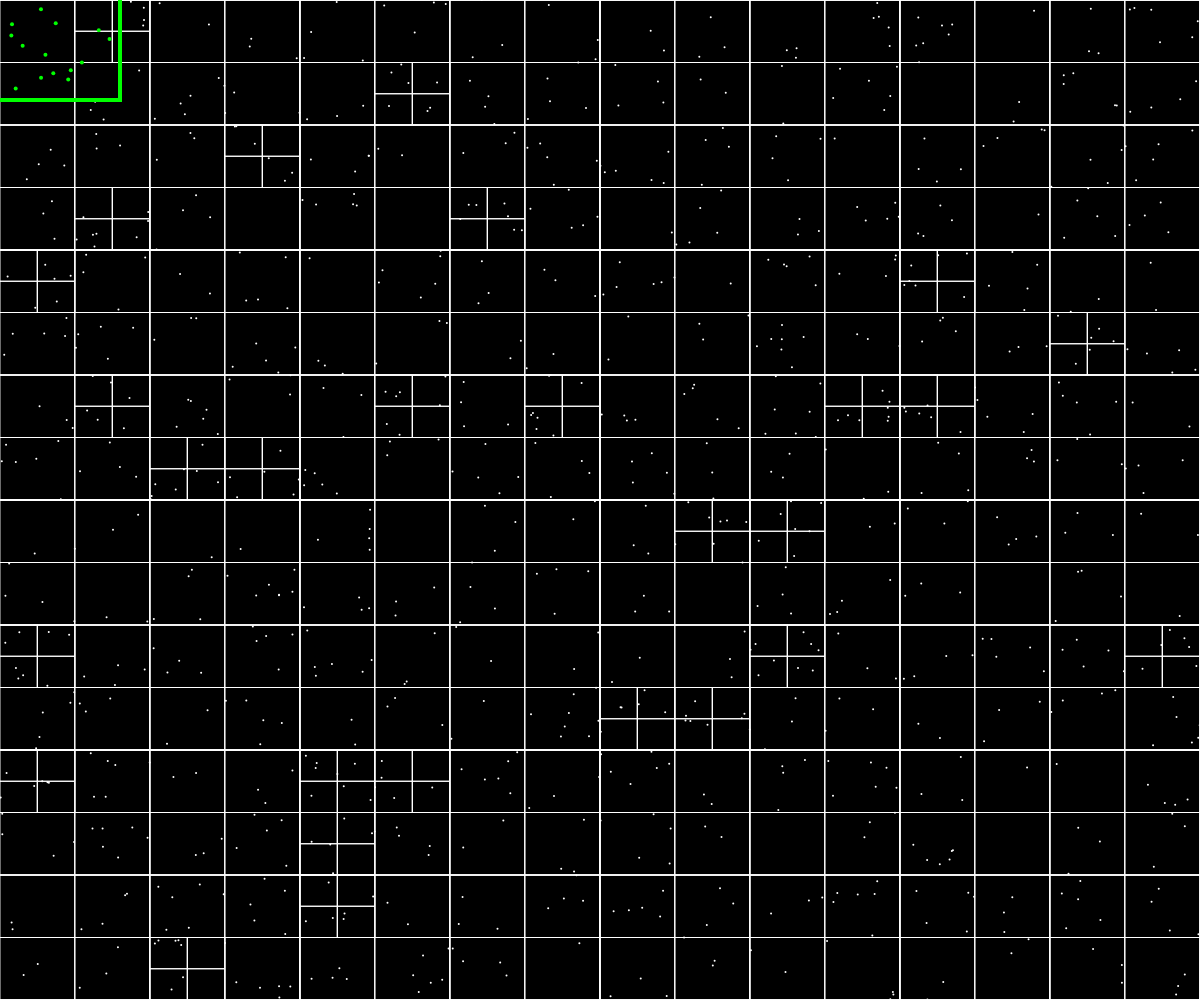
Frame 1 (no input)
Frame 60 (no input): identical to frame 1, image omitted
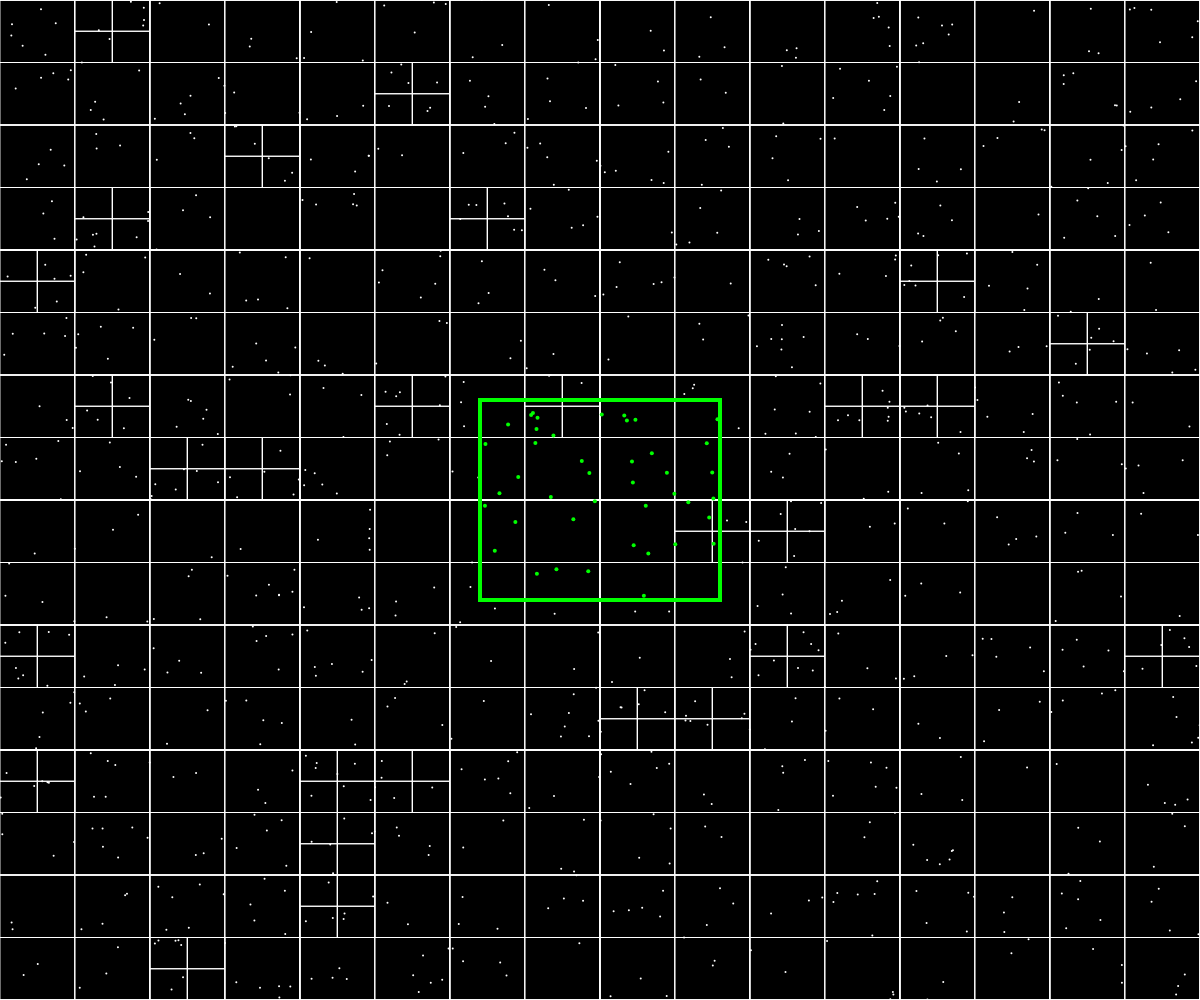
Frame 120 (the mouse pressed at the canvas centre since frame 60)

The p5.js sketch that drew these frames (run headless with seeded random() and noise() and a simulated clock; from frame 60 on, the mouse is pressed at the canvas centre):

// p5.js sketch
// ── sketch.js
let quadtree;
const showTree = true;

function setup() {
  createCanvas(windowWidth, windowHeight);
  quadtree = new QuadTree(
    new Rectangle(width / 2, height / 2, width / 2, height / 2),
    4,
  );

  for (let i = 0; i < 1000; i++) {
    const point = { x: random(width), y: random(height) };
    quadtree.insert(point);
  }
}

function draw() {
  background(0);

  if (showTree) {
    quadtree.show();
  } else {
    for (const p of quadtree.all()) {
      strokeWeight(2);
      stroke(255);
      point(p.x, p.y);
    }
  }

  noFill();
  strokeWeight(4);
  stroke(0, 255, 0);
  rectMode(CENTER);
  const range = new Rectangle(mouseX, mouseY, width / 10, height / 10);
  if (mouseX < width && mouseY < height) {
    rect(range.x, range.y, range.w * 2, range.h * 2);
    const points = quadtree.query(range);
    for (const p of points) {
      point(p.x, p.y);
    }
  }
}

// ── quadtree.js
class Entity {
  constructor(x, y) {
    this.x = x;
    this.y = y;
  }
}

class Area {
  constructor(x, y, w, h) {
    this.x = x;
    this.y = y;
    this.w = w;
    this.h = h;
  }
}

class Circle extends Area {
  constructor(x, y, r) {
    super(x, y, null, null);
    this.r = r;
  }
}

class Rectangle extends Area {
  contains(entity) {
    const inLeft = entity.x >= this.x - this.w;
    const inRight = entity.x < this.x + this.w;
    const inTop = entity.y >= this.y - this.h;
    const inBottom = entity.y < this.y + this.h;
    return inLeft && inRight && inTop && inBottom;
  }

  intersects(area) {
    const inLeft = area.x - area.w > this.x + this.w;
    const inRight = area.x + area.w < this.x - this.w;
    const inTop = area.y - area.h > this.y + this.h;
    const inBottom = area.y + area.h < this.y - this.h;
    return !(inLeft || inRight || inTop || inBottom);
  }
}

class QuadTree {
  constructor(boundary, capacity) {
    this.boundary = boundary;
    this.capacity = capacity;
    this.entities = [];
    this.divided = false;
  }

  subdivide() {
    const { x, y, w, h } = this.boundary;
    const left = x - w / 2;
    const right = x + w / 2;
    const top = y - h / 2;
    const bottom = y + h / 2;
    this.northeast = new QuadTree(
      new this.boundary.constructor(right, top, w / 2, h / 2),
      this.capacity,
    );
    this.northwest = new QuadTree(
      new this.boundary.constructor(left, top, w / 2, h / 2),
      this.capacity,
    );
    this.southeast = new QuadTree(
      new this.boundary.constructor(right, bottom, w / 2, h / 2),
      this.capacity,
    );
    this.southwest = new QuadTree(
      new this.boundary.constructor(left, bottom, w / 2, h / 2),
      this.capacity,
    );
    this.divided = true;
  }

  insert(entity) {
    if (!this.boundary.contains(entity)) {
      return false;
    }

    if (this.entities.length < this.capacity) {
      this.entities.push(entity);
      return true;
    }

    if (!this.divided) this.subdivide();

    return (
      this.northeast.insert(entity) ||
      this.northwest.insert(entity) ||
      this.southeast.insert(entity) ||
      this.southwest.insert(entity)
    );
  }

  query(area, found = []) {
    if (!this.boundary.intersects(area)) {
      return;
    }

    for (const entity of this.entities) {
      if (area.contains(entity)) {
        found.push(entity);
      }
    }

    if (this.divided) {
      this.northwest.query(area, found);
      this.northeast.query(area, found);
      this.southwest.query(area, found);
      this.southeast.query(area, found);
    }

    return found;
  }

  all() {
    return this.query(this.boundary);
  }

  show() {
    stroke(255);
    noFill();
    strokeWeight(1);
    rectMode(CENTER);
    rect(
      this.boundary.x,
      this.boundary.y,
      this.boundary.w * 2,
      this.boundary.h * 2,
    );

    for (const entity of this.entities) {
      strokeWeight(2);
      point(entity.x, entity.y);
    }

    if (this.divided) {
      this.northeast.show();
      this.northwest.show();
      this.southeast.show();
      this.southwest.show();
    }
  }
}
